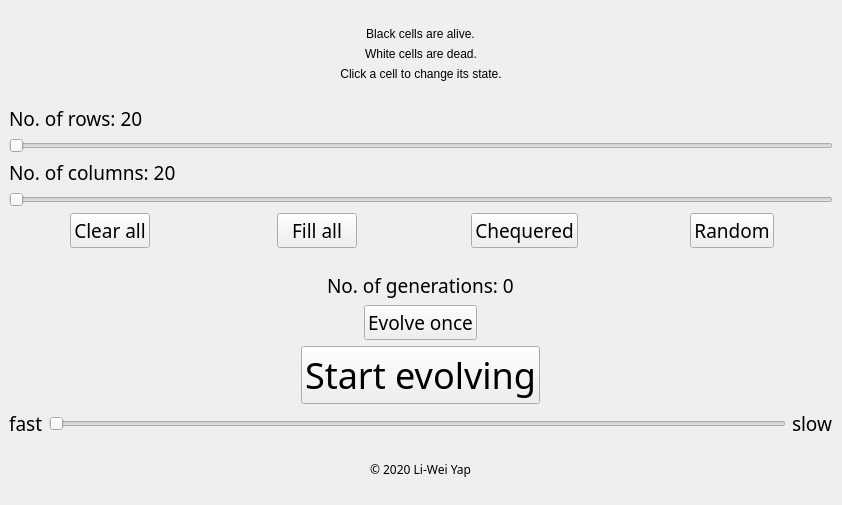
<?xml version="1.0" encoding="UTF-8"?>
<ui version="4.0">
 <class>MainWindow</class>
 <widget class="QMainWindow" name="MainWindow">
  <property name="geometry">
   <rect>
    <x>0</x>
    <y>0</y>
    <width>842</width>
    <height>505</height>
   </rect>
  </property>
  <property name="windowTitle">
   <string>Conway's Game Of Life</string>
  </property>
  <widget class="QWidget" name="centralwidget">
   <layout class="QGridLayout" name="gridLayout_2">
    <item row="0" column="0">
     <layout class="QHBoxLayout" name="mainLayout">
      <item>
       <layout class="QVBoxLayout" name="controlLayout">
        <item>
         <spacer name="controlVerticalSpacer0">
          <property name="orientation">
           <enum>Qt::Vertical</enum>
          </property>
          <property name="sizeHint" stdset="0">
           <size>
            <width>20</width>
            <height>40</height>
           </size>
          </property>
         </spacer>
        </item>
        <item alignment="Qt::AlignHCenter">
         <widget class="QLabel" name="liveCellColourInfo">
          <property name="styleSheet">
           <string notr="true">font: 22pt &quot;Trebuchet MS&quot;;</string>
          </property>
          <property name="text">
           <string>Black cells are alive.</string>
          </property>
          <property name="alignment">
           <set>Qt::AlignHCenter|Qt::AlignTop</set>
          </property>
         </widget>
        </item>
        <item alignment="Qt::AlignHCenter">
         <widget class="QLabel" name="deadCellColourInfo">
          <property name="styleSheet">
           <string notr="true">font: 22pt &quot;Trebuchet MS&quot;;</string>
          </property>
          <property name="text">
           <string>White cells are dead.</string>
          </property>
          <property name="alignment">
           <set>Qt::AlignHCenter|Qt::AlignTop</set>
          </property>
         </widget>
        </item>
        <item alignment="Qt::AlignHCenter">
         <widget class="QLabel" name="clickInfo">
          <property name="styleSheet">
           <string notr="true">font: 22pt &quot;Trebuchet MS&quot;;</string>
          </property>
          <property name="text">
           <string>Click a cell to change its state.</string>
          </property>
          <property name="alignment">
           <set>Qt::AlignHCenter|Qt::AlignTop</set>
          </property>
         </widget>
        </item>
        <item>
         <spacer name="controlVerticalSpacer1">
          <property name="orientation">
           <enum>Qt::Vertical</enum>
          </property>
          <property name="sizeHint" stdset="0">
           <size>
            <width>20</width>
            <height>40</height>
           </size>
          </property>
         </spacer>
        </item>
        <item>
         <widget class="QLabel" name="rowCountSliderInfo">
          <property name="font">
           <font>
            <family>Trebuchet MS</family>
            <pointsize>14</pointsize>
           </font>
          </property>
          <property name="text">
           <string>No. of rows: 20</string>
          </property>
          <property name="alignment">
           <set>Qt::AlignBottom|Qt::AlignLeading|Qt::AlignLeft</set>
          </property>
         </widget>
        </item>
        <item>
         <widget class="QSlider" name="rowCountSlider">
          <property name="orientation">
           <enum>Qt::Horizontal</enum>
          </property>
         </widget>
        </item>
        <item>
         <widget class="QLabel" name="columnCountSliderInfo">
          <property name="font">
           <font>
            <family>Trebuchet MS</family>
            <pointsize>14</pointsize>
           </font>
          </property>
          <property name="text">
           <string>No. of columns: 20</string>
          </property>
          <property name="alignment">
           <set>Qt::AlignBottom|Qt::AlignLeading|Qt::AlignLeft</set>
          </property>
         </widget>
        </item>
        <item>
         <widget class="QSlider" name="columnCountSlider">
          <property name="orientation">
           <enum>Qt::Horizontal</enum>
          </property>
         </widget>
        </item>
        <item>
         <layout class="QHBoxLayout" name="cellPopulationOptionsLayout">
          <item alignment="Qt::AlignHCenter">
           <widget class="QPushButton" name="emptyGridButton">
            <property name="font">
             <font>
              <family>Trebuchet MS</family>
              <pointsize>14</pointsize>
             </font>
            </property>
            <property name="text">
             <string>Clear all</string>
            </property>
           </widget>
          </item>
          <item alignment="Qt::AlignHCenter">
           <widget class="QPushButton" name="filledGridButton">
            <property name="font">
             <font>
              <family>Trebuchet MS</family>
              <pointsize>14</pointsize>
             </font>
            </property>
            <property name="text">
             <string>Fill all</string>
            </property>
           </widget>
          </item>
          <item alignment="Qt::AlignHCenter">
           <widget class="QPushButton" name="chequeredGridButton">
            <property name="font">
             <font>
              <family>Trebuchet MS</family>
              <pointsize>14</pointsize>
             </font>
            </property>
            <property name="text">
             <string>Chequered</string>
            </property>
           </widget>
          </item>
          <item alignment="Qt::AlignHCenter">
           <widget class="QPushButton" name="randomGridButton">
            <property name="font">
             <font>
              <family>Trebuchet MS</family>
              <pointsize>14</pointsize>
             </font>
            </property>
            <property name="text">
             <string>Random</string>
            </property>
           </widget>
          </item>
         </layout>
        </item>
        <item>
         <spacer name="controlVerticalSpacer2">
          <property name="orientation">
           <enum>Qt::Vertical</enum>
          </property>
          <property name="sizeHint" stdset="0">
           <size>
            <width>20</width>
            <height>40</height>
           </size>
          </property>
         </spacer>
        </item>
        <item alignment="Qt::AlignHCenter">
         <widget class="QLabel" name="generationCountInfo">
          <property name="font">
           <font>
            <family>Trebuchet MS</family>
            <pointsize>14</pointsize>
           </font>
          </property>
          <property name="text">
           <string>No. of generations: 0</string>
          </property>
         </widget>
        </item>
        <item alignment="Qt::AlignHCenter">
         <widget class="QPushButton" name="evolveOnceButton">
          <property name="font">
           <font>
            <family>Trebuchet MS</family>
            <pointsize>14</pointsize>
           </font>
          </property>
          <property name="text">
           <string>Evolve once</string>
          </property>
         </widget>
        </item>
        <item alignment="Qt::AlignHCenter">
         <widget class="QPushButton" name="startOrStopEvolvingButton">
          <property name="font">
           <font>
            <family>Trebuchet MS</family>
            <pointsize>27</pointsize>
           </font>
          </property>
          <property name="text">
           <string>Start evolving</string>
          </property>
         </widget>
        </item>
        <item>
         <layout class="QHBoxLayout" name="generationSpeedLayout">
          <item>
           <widget class="QLabel" name="fastestSpeedInfo">
            <property name="font">
             <font>
              <family>Trebuchet MS</family>
              <pointsize>14</pointsize>
             </font>
            </property>
            <property name="text">
             <string>fast</string>
            </property>
           </widget>
          </item>
          <item>
           <widget class="QSlider" name="generationSpeedSlider">
            <property name="orientation">
             <enum>Qt::Horizontal</enum>
            </property>
           </widget>
          </item>
          <item>
           <widget class="QLabel" name="slowestSpeedInfo">
            <property name="font">
             <font>
              <family>Trebuchet MS</family>
              <pointsize>14</pointsize>
             </font>
            </property>
            <property name="text">
             <string>slow</string>
            </property>
           </widget>
          </item>
         </layout>
        </item>
        <item>
         <spacer name="controlVerticalSpacer3">
          <property name="orientation">
           <enum>Qt::Vertical</enum>
          </property>
          <property name="sizeHint" stdset="0">
           <size>
            <width>20</width>
            <height>40</height>
           </size>
          </property>
         </spacer>
        </item>
        <item alignment="Qt::AlignHCenter">
         <widget class="QLabel" name="signature">
          <property name="font">
           <font>
            <family>Trebuchet MS</family>
           </font>
          </property>
          <property name="text">
           <string>© 2020 Li-Wei Yap</string>
          </property>
         </widget>
        </item>
        <item>
         <spacer name="controlVerticalSpacer4">
          <property name="orientation">
           <enum>Qt::Vertical</enum>
          </property>
          <property name="sizeHint" stdset="0">
           <size>
            <width>20</width>
            <height>40</height>
           </size>
          </property>
         </spacer>
        </item>
       </layout>
      </item>
      <item>
       <layout class="QVBoxLayout" name="gridLayout"/>
      </item>
     </layout>
    </item>
   </layout>
  </widget>
 </widget>
 <resources/>
 <connections/>
</ui>
